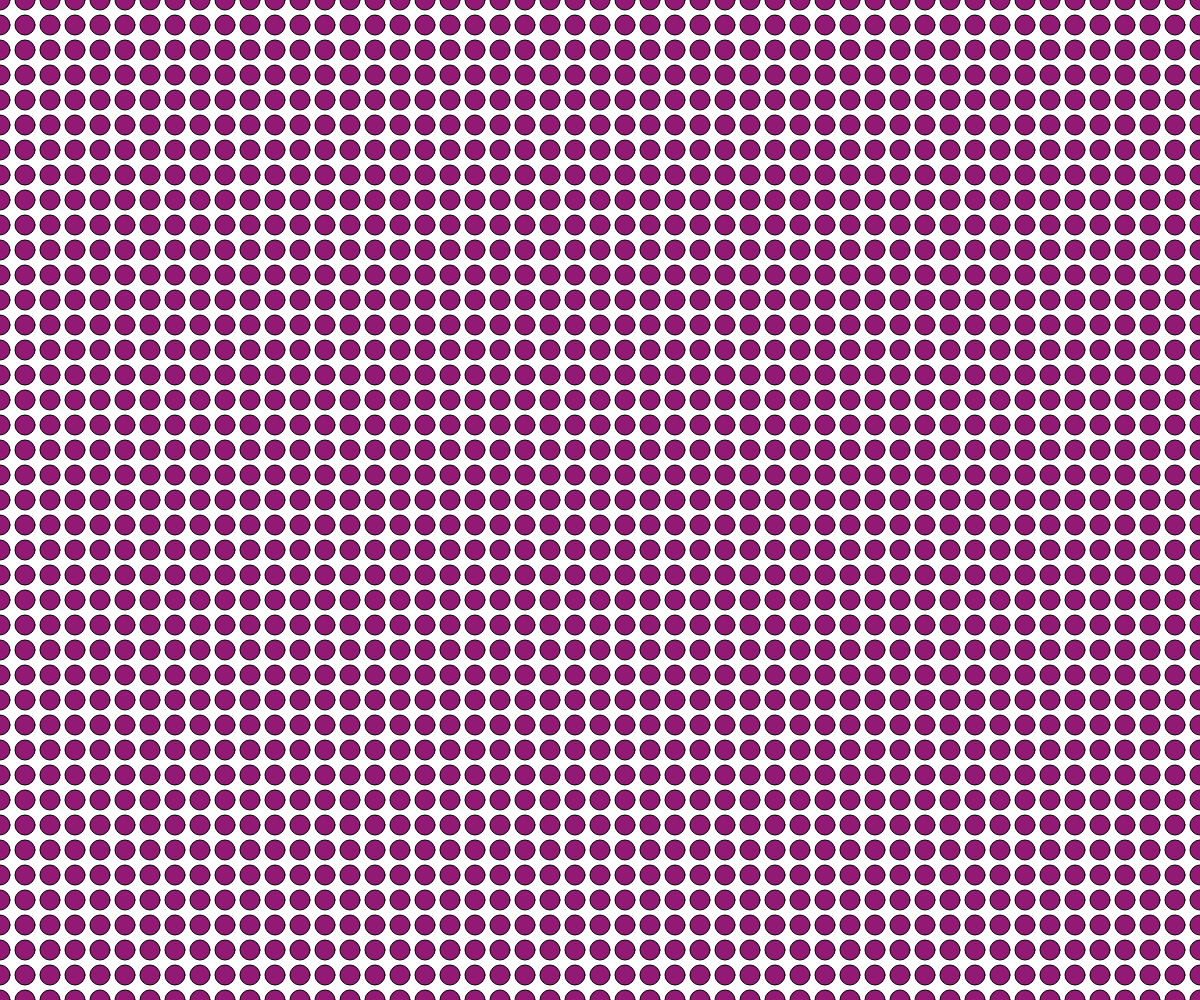
Frame 1 (no input)
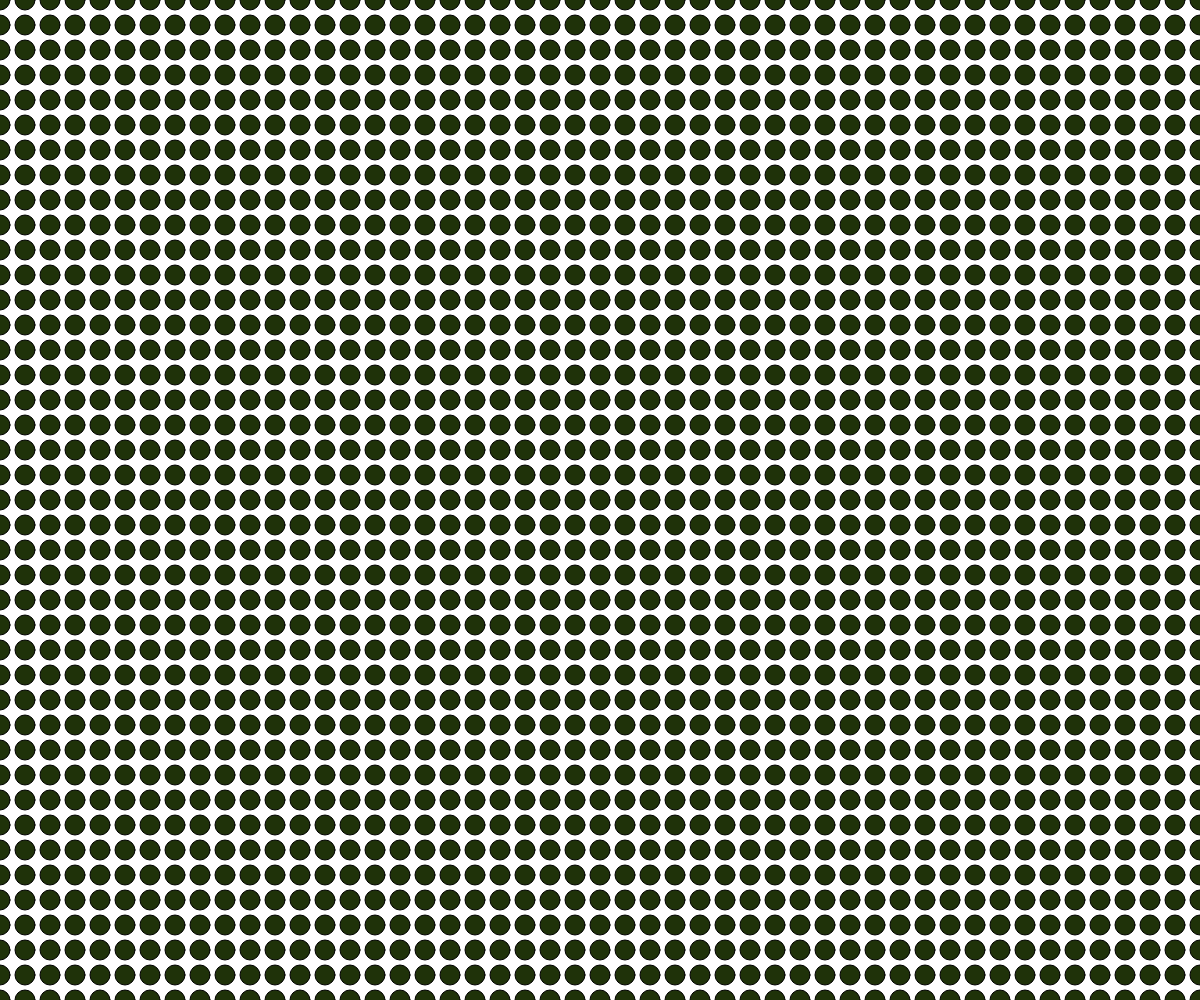
Frame 60 (no input)
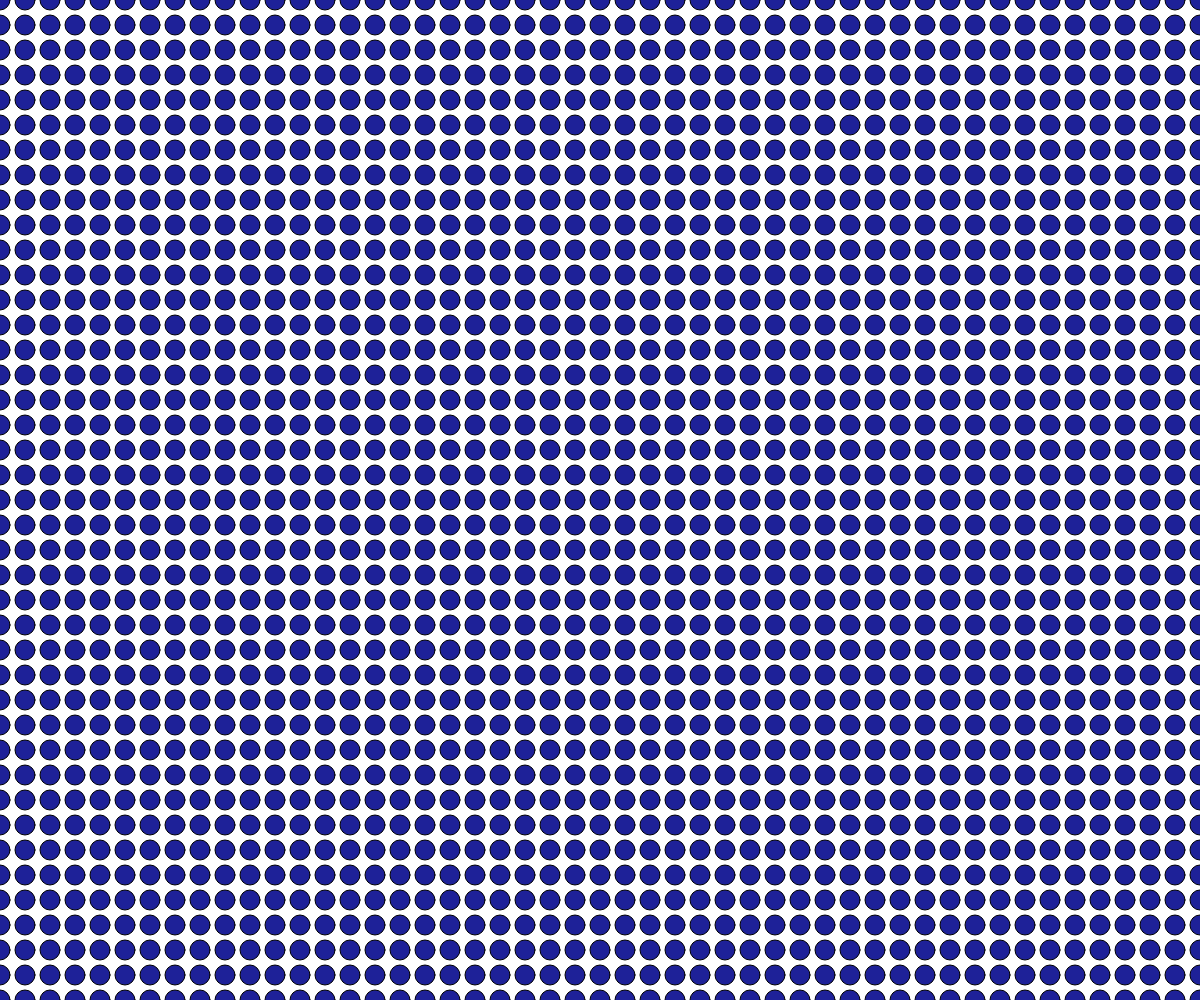
Frame 120 (the mouse pressed at the canvas centre since frame 60)

The p5.js sketch that drew these frames (run headless with seeded random() and noise() and a simulated clock; from frame 60 on, the mouse is pressed at the canvas centre):

// p5.js sketch
// ── sketch.js
let state = 0;

function setup() {
  createCanvas(windowWidth, windowHeight);
}

function draw() {
  background(220);

  switch (state) {
    case 0:
      background("0");
      //text("case 1", 100, 100);
      fill(random(205), random(128), random(155));
      for (let j = 0; j < 2000; j += 25) {
        for (let i = 0; i < 2000; i += 25) {
          ellipse(j, i, 20, 20);
        }
      }
      break;

    case 1:
      background("rgb(220,246,252)");
      //text("case 2", 100, 100);
      fill(random(180), random(128), random(100));
      for (let j = 0; j < height; j += 23) {
        for (let i = 0; i < width; i += 23) {
          rect(i, j, 20, 20);
        }
      }
      break;

    case 2:
      //noStroke();
      background("0");
      //text("case 3", 100, 100);
      fill("#36e5eb");
      for (let j = 0; j <= height; j += 25) {
        for (let i = 0; i <= width; i += 25) {
          ellipse(j, i, 50, 50);
        }
      }
      break;

    case 3:
      //text("case 4", 100, 100);
      fill(random(200), random(100), random(158));
      for (let j = 0; j <= height; j += 50) {
        for (let i = 0; i <= width; i += 25) {
          ellipse(j, i, 20, 200);
        }
      }
      break;
      
    case 4:
      fill(random(205), random(138), random(105));
      //text("case 4", 100, 100);
      for (let j = 0; j < 2000; j += 100) {
        for (let i = 0; i < 2000; i += 35) {
          ellipse(j, i, 100, 20);
        }
      }
      break;
  }
}

function mouseReleased() {
  state = state + 1;
  if (state > 4) {
    state = 0;
  }
}
